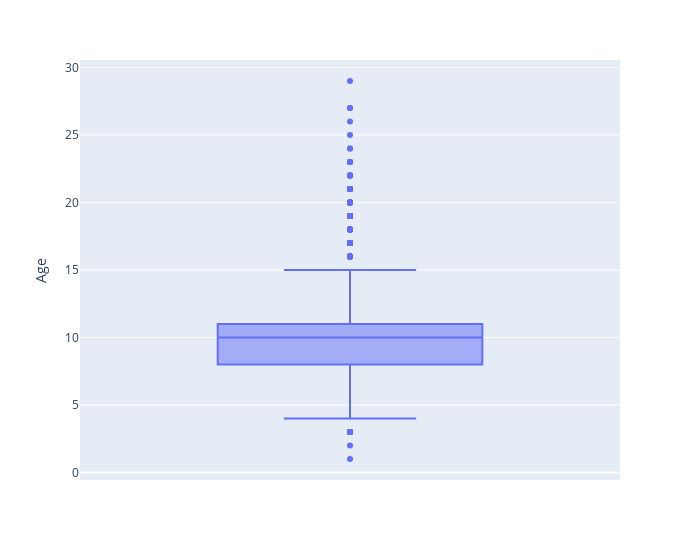

Here is the notebook cell this chart was saved with:
### Code cell
import plotly.express as px
#визуализация

plt.hist(data[target_name], bins = 20, edgecolor='white')
plt.show()


fig = px.box(data_frame=data, y=target_name, width=700)
fig.show()

### Figure 1 — Plotly figure (JSON) as saved in the notebook; plotly's stock layout.template omitted (floating-point values rounded to 4 significant figures; data arrays with more than 128 entries replaced by an {"elided": "..."} marker saying what was removed)
{"data": [{"alignmentgroup": "True", "hovertemplate": "Age=%{y}<extra></extra>", "legendgroup": "", "marker": {"color": "#636efa"}, "name": "", "notched": false, "offsetgroup": "", "orientation": "v", "showlegend": false, "type": "box", "x0": " ", "xaxis": "x", "y": {"elided": "3893 int values"}, "y0": " ", "yaxis": "y"}], "layout": {"boxmode": "group", "legend": {"tracegroupgap": 0}, "margin": {"t": 60}, "width": 700, "xaxis": {"anchor": "y", "domain": [0, 1]}, "yaxis": {"anchor": "x", "domain": [0, 1], "title": {"text": "Age"}}}}
